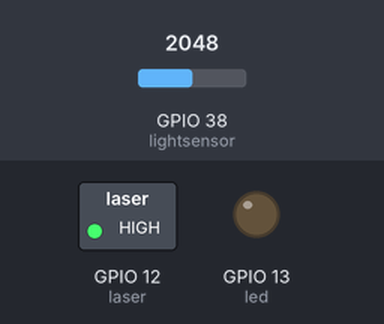
Recording of a sketch running on a simulated ESP32. On the bench: switched loads named in the sketch (green lamp = pin HIGH), output pins drawn as LEDs (lit = HIGH). Dashed ring = blinking. The inputs (shaded band) are chosen by the test bench; at power-on: GPIO 38 (lightsensor) = 2048. Nothing arrives over Bluetooth unless stated; what the sketch prints to the serial monitor is not drawn.

Above: at 0.02 s.
Timing chart, 0 to 3.0 s (numbered marks = the images above):
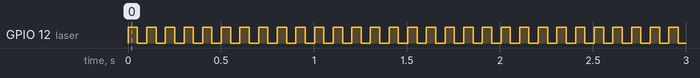

Measured:
- by itself, GPIO 12 (laser): alternates HIGH for 0.05 s and LOW for 0.05 s

The sketch:

Laser.ino
```cpp
#include "BluetoothSerial.h"

const int laser = 12;
const int led = 13;
const int lightsensor = A2;

int onVal = 100;
int offVal = 0;

BluetoothSerial SerialBT;

void setup() {
  Serial.begin(115200);
  SerialBT.begin("HunterLuckless"); //Bluetooth device name
  Serial.println("The device started, now you can pair it with bluetooth!");
  pinMode(laser, OUTPUT);
  pinMode(lightsensor, INPUT);
  pinMode(led, OUTPUT);
}

void loop() {
  digitalWrite(laser, HIGH);
  onVal = analogRead(lightsensor);
  delay(50);
  digitalWrite(laser, LOW);
  offVal = analogRead(lightsensor);
  delay(50);
  Serial.println(offVal-onVal);
  if ((offVal-onVal) > 500){
    Serial.println("detected");
    SerialBT.print("detected ");
  }
}
```
